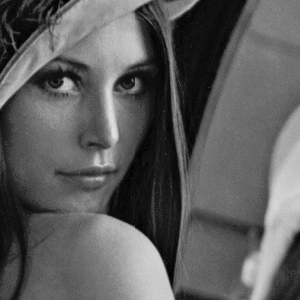
//> input picture Tema 2 - Operaciones en el dominio espacial/PDI: Práctica 2 - Operaciones puntuales/huang1.jpg, 300 x 300 px
$ ./main   (built with g++ and OpenCV 4)
//> lines starting //> are read from the running program, lines starting //| are printed output that depends on the picture
### Tema 2 - Operaciones en el dominio espacial/PDI: Práctica 2 - Operaciones puntuales/utils.h
#include "opencv2/opencv.hpp"
#include "opencv2/highgui/highgui.hpp"

using namespace cv;

//Funcion para mostrar varias imagenes en una ventana
//Parametros: Array con las imagenes, cantidad de las mismas, cantidad de imagenes por fila,
//ancho y alto al cual se van a llevar todas las imagenes, espaciado entre cada una
// [29 lines left out: function ShowMultipleImages, not called in this run]

// [9 lines of commented-out code are left out]

### Tema 2 - Operaciones en el dominio espacial/PDI: Práctica 2 - Operaciones puntuales/main.cpp
#include "opencv2/opencv.hpp"
#include "opencv2/highgui/highgui.hpp"
#include <vector>
#include "pdi_functions.h"
#include "utils.h"
#include <cstdlib>
#include <iostream>
#include <iomanip>
#include <ctime>
#include <bitset>

using namespace cv;
using namespace pdi;
using namespace std;


// [105 lines left out: functions TP2_Ejercicio1, TP2_Ejercicio2, not called in this run]


void TP2_Ejercicio3(){
	///SUMA DE DOS IMAGENES
	///LAS IMAGENES DEBEN SER DEL MISMO TAMA袿, POR LO TANTO HAY QUE DEFINIR UN ROI DE IGUAL DE MAGNITUD DE LAS MISMAS. ADEMAS, SE LAS PUEDE PONDERAR
	///COMO SE MUESTRA EN EL EJEMPLO DE ABAJO


	Mat img1 = imread("huang1.jpg",CV_LOAD_IMAGE_GRAYSCALE);
//> img1 is the input picture: 300 rows x 300 cols, CV_8UC1; min 0, max 229, mean 93.2
	Mat img2 = imread("huang2.jpg",CV_LOAD_IMAGE_GRAYSCALE);
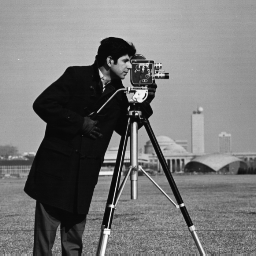
//> input picture Tema 2 - Operaciones en el dominio espacial/PDI: Práctica 2 - Operaciones puntuales/huang2.jpg, 256 x 256 px
//> img2 is the input picture: 256 rows x 256 cols, CV_8UC1; min 7, max 253, mean 118.7
	Rect region_of_interest = Rect(1, 1, 256, 256);
	img1 = img1(region_of_interest);
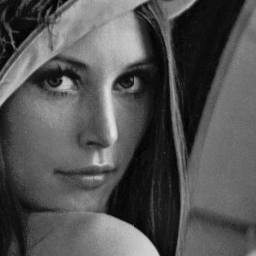
//> img1: 256 rows x 256 cols, CV_8UC1; min 0, max 229, mean 83.5
	Mat result = (img1 + img2)/2;
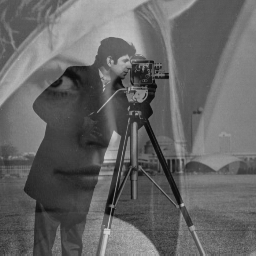
//> result: 256 rows x 256 cols, CV_8UC1; min 8, max 211, mean 101.1
	imshow("Suma", result);

	///RESTA Y REESCALADOS TIPICOS PARA EVITAR DESBORDES DE RANGO

	result = (img2 - img1 + 255)/2;
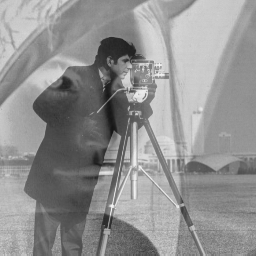
//> result: 256 rows x 256 cols, CV_8UC1; min 21, max 244, mean 145.1
	imshow("Resta", result);

	///MULTIPLICACION

	Mat mask= Mat::zeros(img1.size(),img1.type());

	mask(Rect(img1.rows/2-50,img1.cols/2-50,100,100)) = 1;

	Mat resultado;

	img1.copyTo(resultado,mask);
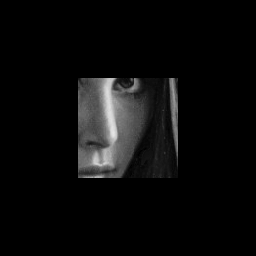
//> resultado: 256 rows x 256 cols, CV_8UC1; min 0, max 229, mean 11.2

	imshow("Resultado",resultado);
	// [10 lines of commented-out code are left out]


}


// [201 lines left out: functions TP2_Ejercicio3_2, TP2_Ejercicio4, TP2_Ejercicio5_2, TP2_Ejercicio5_3, main, not called in this run]

// added to run one function of the file
int main() { TP2_Ejercicio3(); }
